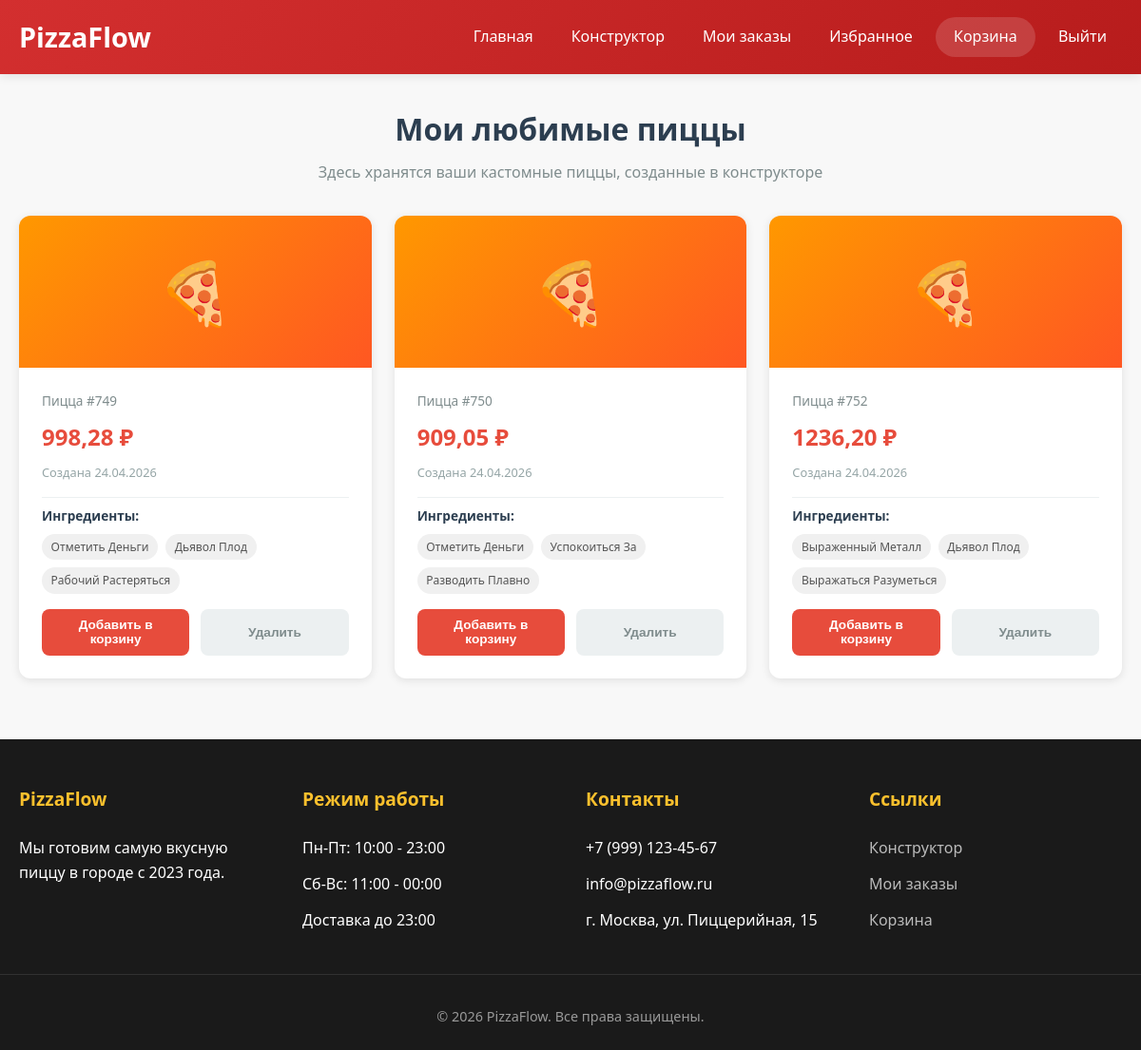
The app's page /favorites/ (signed in) with its own data.
### pizza/models.py (models this page shows, shortened)
class CustomPizza(models.Model):
    custom_pizza_id = models.AutoField(primary_key=True)
    client = models.ForeignKey(Client, on_delete=models.CASCADE, null=True, blank=True)
    base = models.ForeignKey(Ingredient, on_delete=models.SET_NULL, null=True, related_name='base_pizzas')
    sauce = models.ForeignKey(Ingredient, on_delete=models.SET_NULL, null=True, related_name='sauce_pizzas')
    cheese = models.ForeignKey(Ingredient, on_delete=models.SET_NULL, null=True, related_name='cheese_pizzas')
    custom_price = models.FloatField()
    is_favorite = models.BooleanField(default=False)
    created_at = models.DateTimeField(default=timezone.now)

class Ingredient(models.Model):
    ingredient_id = models.AutoField(primary_key=True)
    ingredient_name = models.CharField(max_length=100)
    price = models.FloatField()
    is_available = models.BooleanField(default=True)
    unit = models.CharField(max_length=20, default="шт")
    category = models.CharField(max_length=30, choices=[
        ('base', 'Основа'), ('sauce', 'Соус'), ('cheese', 'Сыр'), ('topping', 'Топпинг')
    ])

### pizza/views.py (the view)
# urls.py: path('favorites/', views.favorites, name='favorites'),
def favorites(request):
    if 'user_id' not in request.session:
        return redirect('login')
    favs = CustomPizza.objects.filter(client_id=request.session['user_id'], is_favorite=True)
    return render(request, 'favorites.html', {'favorites': favs})

### pizza/context_processors.py (called while the page is built)
def cart_count(request):
    cart = request.session.get('cart', {})
    count = sum(item.get('quantity', 1) for item in cart.values())
    return {'cart_count': count}

### templates/favorites.html (shortened to what this page needs)
{% extends 'base.html' %}
{% block content %}
<div class="favorites-container">
    <div class="favorites-header">
        <h1>Мои любимые пиццы</h1>
        <p>Здесь хранятся ваши кастомные пиццы, созданные в конструкторе</p>
    </div>
    {% if favorites %}
        <div class="favorites-grid">
            {% for fav in favorites %}
            <div class="favorite-card" id="favorite-{{ fav.custom_pizza_id }}">
                <div class="favorite-image">
                    🍕
                </div>
                <div class="favorite-info">
                    <div class="favorite-id">Пицца #{{ fav.custom_pizza_id }}</div>
                    <div class="favorite-price">{{ fav.custom_price|floatformat:2 }} ₽</div>
                    <div class="favorite-date">Создана {{ fav.created_at|date:"d.m.Y" }}</div>
                    <div class="ingredients-list">
                        <div class="ingredients-title">Ингредиенты:</div>
                        <div class="ingredients-tags">
                            {% if fav.base %}
                                <span class="ingredient-tag">{{ fav.base.ingredient_name }}</span>
                            {% endif %}
                            {% if fav.sauce %}
                                <span class="ingredient-tag">{{ fav.sauce.ingredient_name }}</span>
                            {% endif %}
                            {% if fav.cheese %}
                                <span class="ingredient-tag">{{ fav.cheese.ingredient_name }}</span>
                            {% endif %}
                        </div>
                    </div>
                    <div class="favorite-actions">
                        <button onclick="addToCartAndRedirect({{ fav.custom_pizza_id }}, '{{ fav.custom_price }}')" class="btn btn-add-cart">
                            Добавить в корзину
                        </button>
                        <button onclick="removeFromFavorites({{ fav.custom_pizza_id }})" class="btn btn-remove">
                            Удалить
                        </button>
                    </div>
                </div>
            </div>
            {% endfor %}
        </div>
    {% else %}
        <div class="empty-favorites">
            <p>В избранном пока ничего нет</p>
            <p>Создайте пиццу в конструкторе и сохраните её в избранное!</p>
        </div>
    {% endif %}
</div>
{% endblock %}

### templates/base.html (style rules this page uses)
* { margin: 0; padding: 0; box-sizing: border-box; }
:root { --primary: #d32f2f; --primary-dark: #b71c1c; --secondary: #fbc02d; --dark: #1a1a1a; --light: #f8f8f8; --shadow: 0 2px 10px rgba(0, 0, 0, 0.1); --transition: all 0.3s ease; }
body { font-family: 'Segoe UI', Tahoma, Geneva, Verdana, sans-serif; background: var(--light); color: var(--dark); min-height: 100vh; display: flex; flex-direction: column; line-height: 1.6; }
.btn, button { background: var(--primary); color: white; border: none; padding: 0.75rem 1.5rem; border-radius: 50px; cursor: pointer; transition: var(--transition); font-weight: 500; text-decoration: none; display: inline-block; font-size: 1rem; }

### templates/favorites.html (style rules this page uses)
.favorites-container { max-width: 1200px; margin: 0 auto; }
.favorites-header { text-align: center; margin-bottom: 2rem; }
.favorites-header h1 { font-size: 2rem; color: #2c3e50; margin-bottom: 0.5rem; }
.favorites-header p { color: #7f8c8d; }
.favorites-grid { display: grid; grid-template-columns: repeat(auto-fill, minmax(300px, 1fr)); gap: 1.5rem; margin-bottom: 2rem; }
.favorite-card { background: white; border-radius: 12px; overflow: hidden; box-shadow: 0 2px 10px rgba(0,0,0,0.1); transition: transform 0.3s ease, box-shadow 0.3s ease; }
.favorite-image { background: linear-gradient(135deg, #ff9800 0%, #ff5722 100%); height: 160px; display: flex; align-items: center; justify-content: center; font-size: 4rem; }
.favorite-info { padding: 1.5rem; }
.favorite-id { font-size: 0.85rem; color: #7f8c8d; margin-bottom: 0.5rem; }
.favorite-price { font-size: 1.5rem; font-weight: bold; color: #e74c3c; margin: 0.5rem 0; }
.favorite-date { font-size: 0.8rem; color: #95a5a6; margin-bottom: 1rem; }
.ingredients-list { margin: 1rem 0; padding-top: 0.5rem; border-top: 1px solid #ecf0f1; }
.ingredients-title { font-size: 0.85rem; font-weight: 600; color: #2c3e50; margin-bottom: 0.5rem; }
.ingredients-tags { display: flex; flex-wrap: wrap; gap: 0.5rem; }
.ingredient-tag { background: #f0f0f0; padding: 0.25rem 0.6rem; border-radius: 15px; font-size: 0.75rem; color: #555; }
.favorite-actions { margin-top: 1rem; display: flex; gap: 0.75rem; }
.btn { flex: 1; padding: 0.6rem 1rem; border: none; border-radius: 8px; font-size: 0.85rem; font-weight: 500; cursor: pointer; transition: all 0.3s ease; text-decoration: none; display: inline-block; text-align: center; }
.btn-add-cart { background: #e74c3c; color: white; font-weight: 600; }
.btn-remove { background: #ecf0f1; color: #7f8c8d; font-weight: 600; }

### records on screen
CustomPizza: custom_pizza_id "749", custom_price "998,28", created_at "24.04.2026", base.ingredient_name "Отметить Деньги", sauce.ingredient_name "Дьявол Плод", cheese.ingredient_name "Рабочий Растеряться"
CustomPizza: custom_pizza_id "750", custom_price "909,05", created_at "24.04.2026", base.ingredient_name "Отметить Деньги", sauce.ingredient_name "Успокоиться За", cheese.ingredient_name "Разводить Плавно"
CustomPizza: custom_pizza_id "752", custom_price "1236,20", created_at "24.04.2026", base.ingredient_name "Выраженный Металл", sauce.ingredient_name "Дьявол Плод", cheese.ingredient_name "Выражаться Разуметься"
